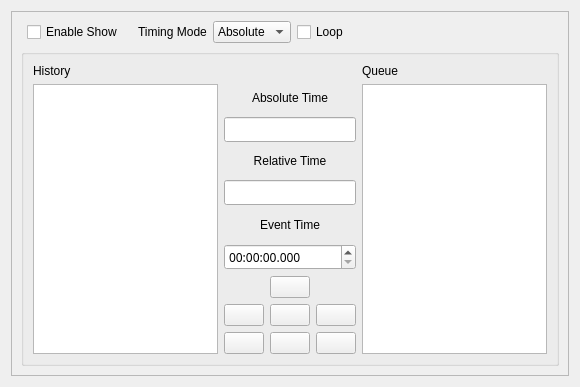
<?xml version="1.0" encoding="UTF-8"?>
<ui version="4.0">
 <class>ShowControlWidget</class>
 <widget class="QWidget" name="ShowControlWidget">
  <property name="geometry">
   <rect>
    <x>0</x>
    <y>0</y>
    <width>580</width>
    <height>387</height>
   </rect>
  </property>
  <property name="windowTitle">
   <string>Form</string>
  </property>
  <layout class="QGridLayout" name="showLayout">
   <item row="0" column="0">
    <widget class="QScrollArea" name="scrollArea">
     <property name="widgetResizable">
      <bool>true</bool>
     </property>
     <widget class="QWidget" name="scrollAreaWidgetContents">
      <property name="geometry">
       <rect>
        <x>0</x>
        <y>0</y>
        <width>560</width>
        <height>367</height>
       </rect>
      </property>
      <layout class="QGridLayout" name="gridLayout">
       <item row="0" column="4">
        <spacer name="horizontalSpacer">
         <property name="orientation">
          <enum>Qt::Horizontal</enum>
         </property>
         <property name="sizeHint" stdset="0">
          <size>
           <width>40</width>
           <height>20</height>
          </size>
         </property>
        </spacer>
       </item>
       <item row="2" column="1" colspan="5">
        <widget class="QGroupBox" name="eventsGroupBox">
         <property name="title">
          <string/>
         </property>
         <property name="flat">
          <bool>true</bool>
         </property>
         <layout class="QGridLayout" name="gridLayout_17">
          <item row="1" column="0">
           <widget class="QLabel" name="eventHistoryLabel">
            <property name="sizePolicy">
             <sizepolicy hsizetype="MinimumExpanding" vsizetype="Fixed">
              <horstretch>0</horstretch>
              <verstretch>0</verstretch>
             </sizepolicy>
            </property>
            <property name="text">
             <string>History</string>
            </property>
           </widget>
          </item>
          <item row="1" column="2">
           <widget class="QLabel" name="eventListLabel">
            <property name="sizePolicy">
             <sizepolicy hsizetype="MinimumExpanding" vsizetype="Fixed">
              <horstretch>0</horstretch>
              <verstretch>0</verstretch>
             </sizepolicy>
            </property>
            <property name="text">
             <string>Queue</string>
            </property>
           </widget>
          </item>
          <item row="2" column="2">
           <widget class="QListWidget" name="eventQueueWidget">
            <property name="sizePolicy">
             <sizepolicy hsizetype="Expanding" vsizetype="MinimumExpanding">
              <horstretch>0</horstretch>
              <verstretch>0</verstretch>
             </sizepolicy>
            </property>
            <property name="toolTip">
             <string/>
            </property>
            <property name="sizeAdjustPolicy">
             <enum>QAbstractScrollArea::AdjustIgnored</enum>
            </property>
            <property name="dragEnabled">
             <bool>true</bool>
            </property>
            <property name="dragDropMode">
             <enum>QAbstractItemView::InternalMove</enum>
            </property>
            <property name="defaultDropAction">
             <enum>Qt::MoveAction</enum>
            </property>
            <property name="alternatingRowColors">
             <bool>true</bool>
            </property>
            <property name="selectionMode">
             <enum>QAbstractItemView::ExtendedSelection</enum>
            </property>
           </widget>
          </item>
          <item row="2" column="0">
           <widget class="QListWidget" name="eventHistoryWidget">
            <property name="sizePolicy">
             <sizepolicy hsizetype="Expanding" vsizetype="MinimumExpanding">
              <horstretch>0</horstretch>
              <verstretch>0</verstretch>
             </sizepolicy>
            </property>
            <property name="toolTip">
             <string/>
            </property>
            <property name="dragEnabled">
             <bool>false</bool>
            </property>
            <property name="dragDropMode">
             <enum>QAbstractItemView::DragOnly</enum>
            </property>
            <property name="alternatingRowColors">
             <bool>true</bool>
            </property>
            <property name="selectionMode">
             <enum>QAbstractItemView::ExtendedSelection</enum>
            </property>
            <property name="selectionRectVisible">
             <bool>false</bool>
            </property>
           </widget>
          </item>
          <item row="2" column="1">
           <layout class="QVBoxLayout" name="eventControlLayout">
            <property name="sizeConstraint">
             <enum>QLayout::SetMinimumSize</enum>
            </property>
            <item>
             <widget class="QLabel" name="absoluteTimeLabel">
              <property name="sizePolicy">
               <sizepolicy hsizetype="Minimum" vsizetype="Preferred">
                <horstretch>0</horstretch>
                <verstretch>0</verstretch>
               </sizepolicy>
              </property>
              <property name="text">
               <string>Absolute Time</string>
              </property>
              <property name="alignment">
               <set>Qt::AlignCenter</set>
              </property>
             </widget>
            </item>
            <item>
             <widget class="QLineEdit" name="absoluteTimeLineEdit">
              <property name="sizePolicy">
               <sizepolicy hsizetype="Minimum" vsizetype="Fixed">
                <horstretch>0</horstretch>
                <verstretch>0</verstretch>
               </sizepolicy>
              </property>
              <property name="font">
               <font>
                <family>Fira Mono</family>
                <pointsize>9</pointsize>
               </font>
              </property>
              <property name="toolTip">
               <string>Total runtime</string>
              </property>
              <property name="alignment">
               <set>Qt::AlignLeading|Qt::AlignLeft|Qt::AlignVCenter</set>
              </property>
              <property name="readOnly">
               <bool>true</bool>
              </property>
             </widget>
            </item>
            <item>
             <widget class="QLabel" name="relativeTimeLabel">
              <property name="sizePolicy">
               <sizepolicy hsizetype="Minimum" vsizetype="Preferred">
                <horstretch>0</horstretch>
                <verstretch>0</verstretch>
               </sizepolicy>
              </property>
              <property name="toolTip">
               <string/>
              </property>
              <property name="text">
               <string>Relative Time</string>
              </property>
              <property name="alignment">
               <set>Qt::AlignCenter</set>
              </property>
             </widget>
            </item>
            <item>
             <widget class="QLineEdit" name="relativeTimeLineEdit">
              <property name="sizePolicy">
               <sizepolicy hsizetype="Minimum" vsizetype="Fixed">
                <horstretch>0</horstretch>
                <verstretch>0</verstretch>
               </sizepolicy>
              </property>
              <property name="font">
               <font>
                <family>Fira Mono</family>
                <pointsize>9</pointsize>
               </font>
              </property>
              <property name="toolTip">
               <string>Time since the last event</string>
              </property>
              <property name="alignment">
               <set>Qt::AlignLeading|Qt::AlignLeft|Qt::AlignVCenter</set>
              </property>
              <property name="readOnly">
               <bool>true</bool>
              </property>
             </widget>
            </item>
            <item>
             <widget class="QLabel" name="eventTimeLabel">
              <property name="sizePolicy">
               <sizepolicy hsizetype="Minimum" vsizetype="Preferred">
                <horstretch>0</horstretch>
                <verstretch>0</verstretch>
               </sizepolicy>
              </property>
              <property name="text">
               <string>Event Time</string>
              </property>
              <property name="alignment">
               <set>Qt::AlignCenter</set>
              </property>
             </widget>
            </item>
            <item>
             <widget class="QTimeEdit" name="eventTimeEdit">
              <property name="font">
               <font>
                <family>Fira Mono</family>
                <pointsize>9</pointsize>
               </font>
              </property>
              <property name="toolTip">
               <string>Uses the format &quot;hours:minutes:seconds.milliseconds&quot;</string>
              </property>
              <property name="alignment">
               <set>Qt::AlignLeading|Qt::AlignLeft|Qt::AlignVCenter</set>
              </property>
              <property name="currentSection">
               <enum>QDateTimeEdit::SecondSection</enum>
              </property>
              <property name="displayFormat">
               <string>hh:mm:ss.zzz</string>
              </property>
              <property name="currentSectionIndex">
               <number>2</number>
              </property>
              <property name="timeSpec">
               <enum>Qt::LocalTime</enum>
              </property>
              <property name="time">
               <time>
                <hour>0</hour>
                <minute>0</minute>
                <second>0</second>
               </time>
              </property>
             </widget>
            </item>
            <item>
             <layout class="QGridLayout" name="eventEditGridLayout">
              <item row="1" column="1">
               <widget class="QPushButton" name="removeEventButton">
                <property name="sizePolicy">
                 <sizepolicy hsizetype="Minimum" vsizetype="Fixed">
                  <horstretch>0</horstretch>
                  <verstretch>0</verstretch>
                 </sizepolicy>
                </property>
                <property name="toolTip">
                 <string>Remove the selected Event(s) from the Queue</string>
                </property>
                <property name="text">
                 <string/>
                </property>
                <property name="icon">
                 <iconset resource="../resources/images/images.qrc">
                  <normaloff>:/icon_back.png</normaloff>:/icon_back.png</iconset>
                </property>
               </widget>
              </item>
              <item row="1" column="3">
               <widget class="QPushButton" name="addEventButton">
                <property name="sizePolicy">
                 <sizepolicy hsizetype="Minimum" vsizetype="Fixed">
                  <horstretch>0</horstretch>
                  <verstretch>0</verstretch>
                 </sizepolicy>
                </property>
                <property name="toolTip">
                 <string>Add the selected Event(s) to the Queue</string>
                </property>
                <property name="text">
                 <string/>
                </property>
                <property name="icon">
                 <iconset resource="../resources/images/images.qrc">
                  <normaloff>:/icon_next.png</normaloff>:/icon_next.png</iconset>
                </property>
               </widget>
              </item>
              <item row="2" column="2">
               <widget class="QPushButton" name="moveEventDownButton">
                <property name="toolTip">
                 <string>Move the selected Event(s) down in the Queue</string>
                </property>
                <property name="text">
                 <string/>
                </property>
                <property name="icon">
                 <iconset resource="../resources/images/images.qrc">
                  <normaloff>:/icon_down.png</normaloff>:/icon_down.png</iconset>
                </property>
               </widget>
              </item>
              <item row="0" column="2">
               <widget class="QPushButton" name="moveEventUpButton">
                <property name="toolTip">
                 <string>Move the selected Event(s) up in the Queue</string>
                </property>
                <property name="text">
                 <string/>
                </property>
                <property name="icon">
                 <iconset resource="../resources/images/images.qrc">
                  <normaloff>:/icon_up.png</normaloff>:/icon_up.png</iconset>
                </property>
               </widget>
              </item>
              <item row="2" column="1">
               <widget class="QPushButton" name="clearHistoryButton">
                <property name="toolTip">
                 <string>Clear the Event History</string>
                </property>
                <property name="text">
                 <string/>
                </property>
                <property name="icon">
                 <iconset resource="../resources/images/images.qrc">
                  <normaloff>:/icon_cancel.png</normaloff>:/icon_cancel.png</iconset>
                </property>
               </widget>
              </item>
              <item row="2" column="3">
               <widget class="QPushButton" name="clearQueueButton">
                <property name="toolTip">
                 <string>Clear the Event queue</string>
                </property>
                <property name="text">
                 <string/>
                </property>
                <property name="icon">
                 <iconset resource="../resources/images/images.qrc">
                  <normaloff>:/icon_cancel.png</normaloff>:/icon_cancel.png</iconset>
                </property>
               </widget>
              </item>
              <item row="1" column="2">
               <widget class="QPushButton" name="runButton">
                <property name="toolTip">
                 <string>Run the selected Event(s)</string>
                </property>
                <property name="text">
                 <string/>
                </property>
                <property name="icon">
                 <iconset resource="../resources/images/images.qrc">
                  <normaloff>:/icon_play.png</normaloff>:/icon_play.png</iconset>
                </property>
               </widget>
              </item>
             </layout>
            </item>
           </layout>
          </item>
         </layout>
        </widget>
       </item>
       <item row="0" column="2">
        <widget class="QCheckBox" name="enableCheckBox">
         <property name="toolTip">
          <string>Enable event scheduling</string>
         </property>
         <property name="text">
          <string>Enable Show</string>
         </property>
        </widget>
       </item>
       <item row="0" column="3" alignment="Qt::AlignTop">
        <widget class="QGroupBox" name="showGroupBox">
         <property name="sizePolicy">
          <sizepolicy hsizetype="Preferred" vsizetype="Preferred">
           <horstretch>0</horstretch>
           <verstretch>0</verstretch>
          </sizepolicy>
         </property>
         <property name="styleSheet">
          <string notr="true">.QGroupBox {border:none}</string>
         </property>
         <property name="title">
          <string/>
         </property>
         <property name="alignment">
          <set>Qt::AlignLeading|Qt::AlignLeft|Qt::AlignTop</set>
         </property>
         <property name="flat">
          <bool>false</bool>
         </property>
         <layout class="QHBoxLayout" name="horizontalLayout_2">
          <property name="leftMargin">
           <number>9</number>
          </property>
          <property name="topMargin">
           <number>0</number>
          </property>
          <property name="rightMargin">
           <number>0</number>
          </property>
          <property name="bottomMargin">
           <number>0</number>
          </property>
          <item>
           <widget class="QLabel" name="timingModeLabel">
            <property name="sizePolicy">
             <sizepolicy hsizetype="Minimum" vsizetype="Preferred">
              <horstretch>0</horstretch>
              <verstretch>0</verstretch>
             </sizepolicy>
            </property>
            <property name="text">
             <string>Timing Mode</string>
            </property>
            <property name="alignment">
             <set>Qt::AlignLeading|Qt::AlignLeft|Qt::AlignVCenter</set>
            </property>
           </widget>
          </item>
          <item>
           <widget class="QComboBox" name="timingModeComboBox">
            <property name="sizePolicy">
             <sizepolicy hsizetype="Minimum" vsizetype="Fixed">
              <horstretch>0</horstretch>
              <verstretch>0</verstretch>
             </sizepolicy>
            </property>
            <property name="toolTip">
             <string>Method for tracking event time</string>
            </property>
            <item>
             <property name="text">
              <string>Absolute</string>
             </property>
            </item>
            <item>
             <property name="text">
              <string>Relative</string>
             </property>
            </item>
           </widget>
          </item>
          <item>
           <widget class="QCheckBox" name="loopCheckBox">
            <property name="toolTip">
             <string>If true, the Show repeats after the last event</string>
            </property>
            <property name="text">
             <string>Loop</string>
            </property>
           </widget>
          </item>
         </layout>
        </widget>
       </item>
      </layout>
     </widget>
    </widget>
   </item>
  </layout>
 </widget>
 <tabstops>
  <tabstop>scrollArea</tabstop>
  <tabstop>enableCheckBox</tabstop>
  <tabstop>timingModeComboBox</tabstop>
  <tabstop>loopCheckBox</tabstop>
  <tabstop>eventHistoryWidget</tabstop>
  <tabstop>absoluteTimeLineEdit</tabstop>
  <tabstop>relativeTimeLineEdit</tabstop>
  <tabstop>eventTimeEdit</tabstop>
  <tabstop>moveEventUpButton</tabstop>
  <tabstop>removeEventButton</tabstop>
  <tabstop>addEventButton</tabstop>
  <tabstop>moveEventDownButton</tabstop>
  <tabstop>clearHistoryButton</tabstop>
  <tabstop>clearQueueButton</tabstop>
  <tabstop>eventQueueWidget</tabstop>
 </tabstops>
 <resources>
  <include location="../resources/images/images.qrc"/>
 </resources>
 <connections/>
</ui>
